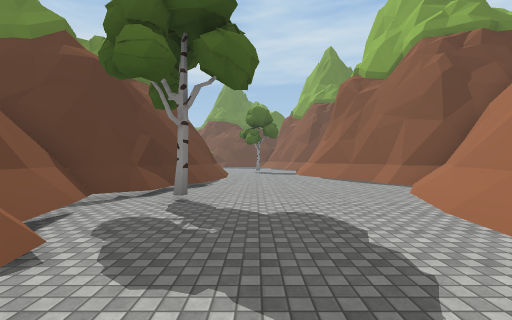
[1] (above)

17 first-person views from a walk through a 3-D level made in the Unity game engine. The camera is 1.5 m above the floor, looks level and sees 90° across. The floor is counted in squares, 2 m on a side. Each view is taken from the middle of a square. On the plan, view 1 faces up. The plan holds only what a view shows up to about 9 squares ahead; the rest is blank. The place goes on beyond the plan. The player character is not drawn. Some surface patterns are stand-ins.

[2]
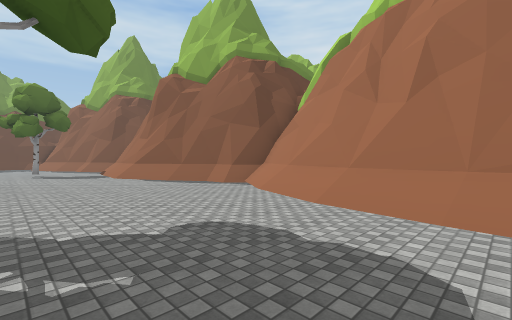

[3]
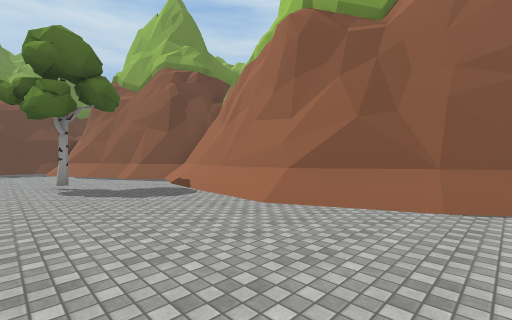

[4]
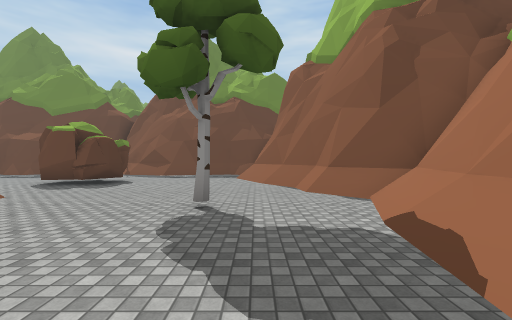

[5]
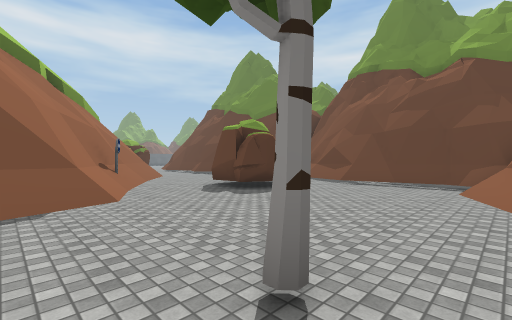

[6]
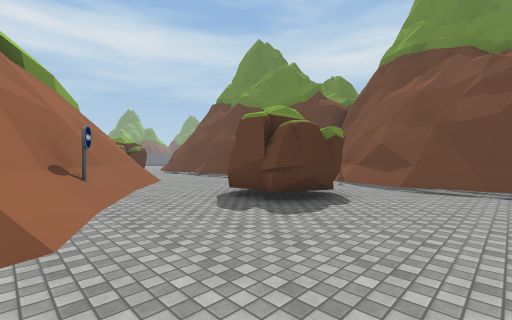

[7]
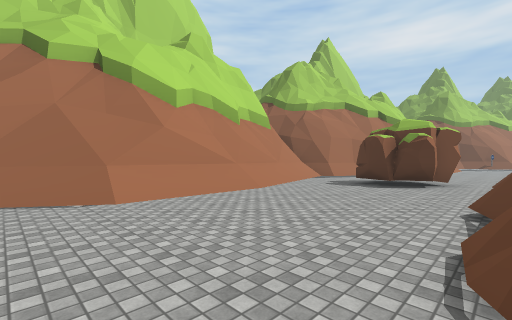

[8]
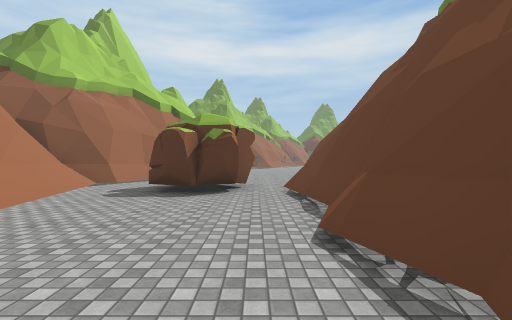

[9]
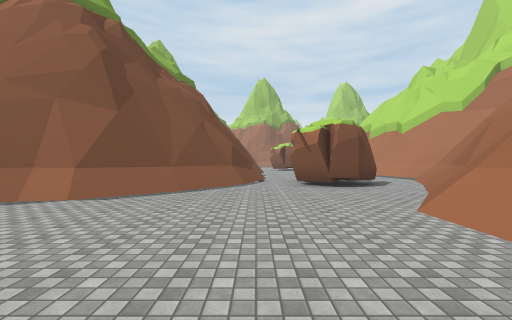

[10]
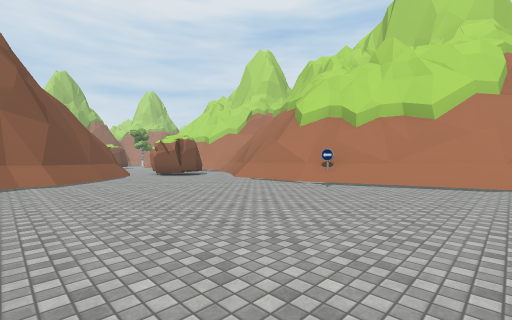

[11]
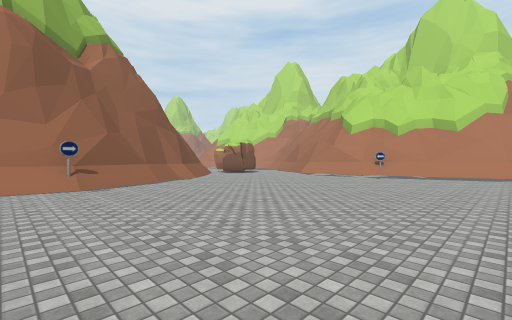

[12]
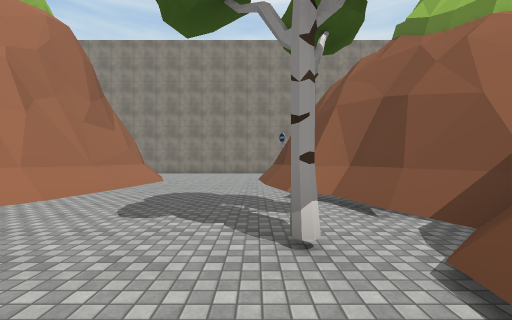

[13]
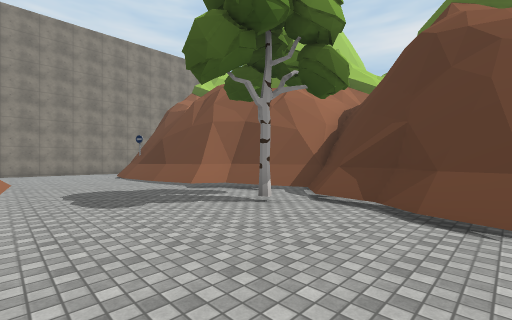

[14]
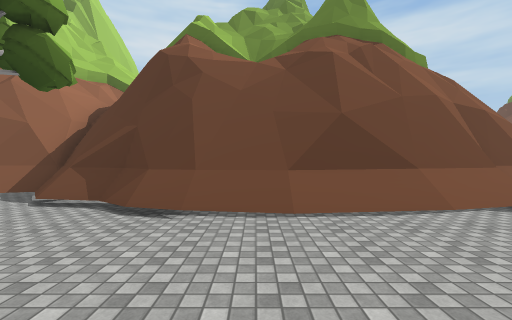

[15]
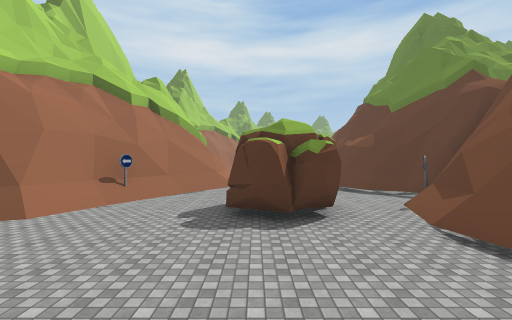

[16]
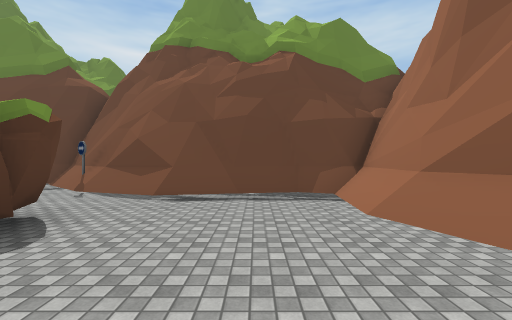

[17]
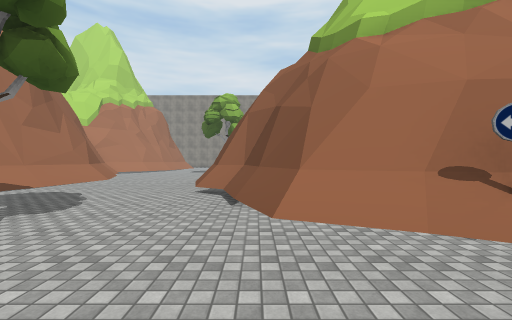

### Floor plan
Key: @ floor where view 1 was taken; # wall or solid block; . floor; / step, stairs or slope; = window, fence, low wall or low ledge; ^ raised ledge; O other object.
Columns run from 28 left of view 1 to 5 right of it. Each row starts with its distance up from view 1.
 31 .......##
 30 .......#^
 29 ......./^
 28 ......./#^
 27 ......../#
 26 ......../#^
 25 ........./#^        ####
 24 ........../#####  ####.#####
 23 ...........//=######....//####
 22 ............O..........O.....##
 21 .../////...OOO........OOO....##
 20 //####^#//.OOO.........OO..../#
 19 ##^^    ##/....//////......../##
 18 ^        ^##///##==^=//......./#
 17            #/##^^^^^####....../##
 16            ###    #^^=^##/..O../#
 15                     ##^^#/.....##
 14                      #####..../#
 13                          ##.../#
 12                          ^#.../#
 11                           #.../#
 10                           #.../#
  9                           #....##
  8                          ##.....#
  7                          ##.....##
  6                         ###...../#
  5                         ##.O.../##
  4                        ##/...../#
  3                         ##..../##
  2                          ##.../#
  1                          ^#.../#
  0                           #.@./#
 -1                           #.../#
 -2                            .../#

Where each view was taken, in squares from view 1:
view 1: 0 up, 0 right, facing up
view 2: 1 up, 1 left, facing up-right
view 3: 8 up, 1 left, facing up-right
view 4: 12 up, 1 right, facing up
view 5: 15 up, 1 right, facing up-left
view 6: 16 up, 1 left, facing up-left
view 7: 23 up, 7 left, facing down-left
view 8: 22 up, 9 left, facing left
view 9: 23 up, 24 left, facing right
view 10: 27 up, 28 left, facing down-right
view 11: 31 up, 28 left, facing down-right
view 12: 7 up, 1 left, facing down
view 13: 8 up, 2 right, facing down-left
view 14: 9 up, 2 right, facing left
view 15: 20 up, 1 right, facing left
view 16: 18 up, 1 left, facing up
view 17: 19 up, 3 left, facing down
